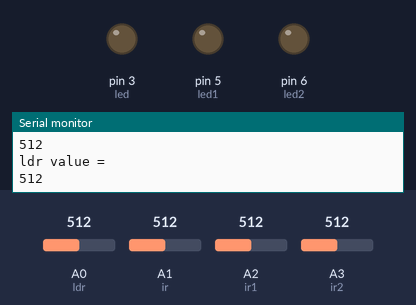
This sketch was run on a simulated Arduino Uno, built with avr-gcc and run on an emulated ATmega328P. Parts: output pins drawn as LEDs (lit = HIGH), the last lines printed to the serial monitor. Inputs (shaded band) come from the test bench; at power-on: A0 (ldr) = 512, A1 (ir) = 512, A2 (ir1) = 512, A3 (ir2) = 512.

Above: at 1.2 s.
1.3 s: A0 (ldr) set to 482
At 4.1 s:
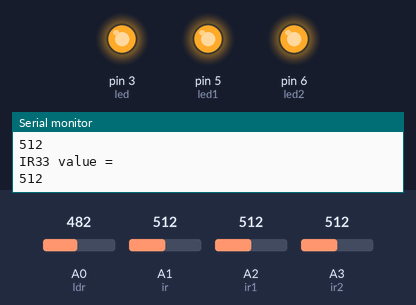
4.3 s: A0 (ldr) set to 510
At 5.5 s:
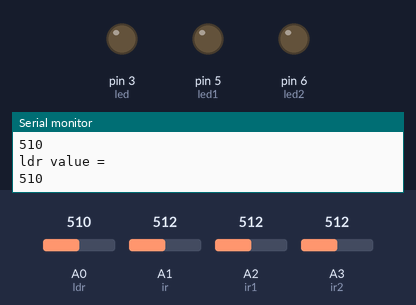
6.0 s: A0 (ldr) set to 490
At 6.9 s:
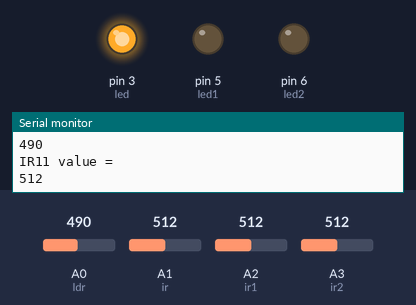
9.0 s: A1 (ir) set to 482
At 9.6 s:
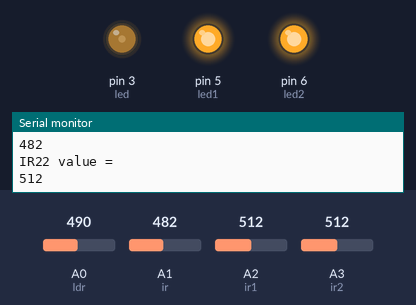
12.0 s: A1 (ir) set to 716
At 14.2 s:
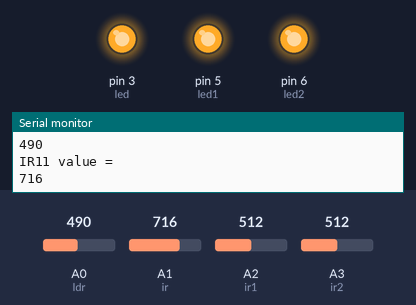
14.9 s: A2 (ir1) set to 486
At 18.6 s:
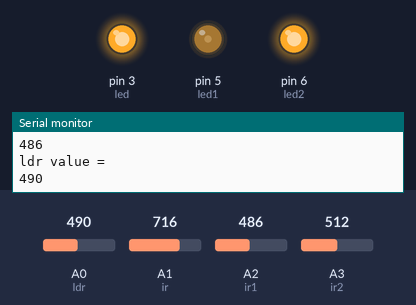
Timing chart, 0 to 18.9 s (numbered marks = the images above; inputs shaded):
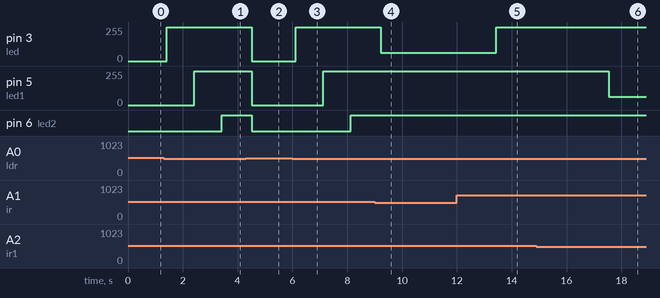

Measured:
- the behaviour switches between 501 and 500 on A0 (ldr) (found by bisection; images 0 and 1)
- the behaviour switches between 500 and 499 on A1 (ir) (found by bisection; images 3 and 4)
- the behaviour switches between 500 and 499 on A2 (ir1) (found by bisection; images 5 and 6)
- after the input at 1.3 s, pin 3 (led): 0/255 → 255/255 after 0.11 s; pin 5 (led1): 0/255 → 255/255 after 1.1 s; pin 6 (led2): LOW → HIGH after 2.1 s
- after the input at 4.3 s, pin 3 (led), pin 5 (led1): 255/255 → 0/255 after 0.21 s; pin 6 (led2): HIGH → LOW after 0.21 s
- after the input at 6.0 s, pin 3 (led): 0/255 → 255/255 after 0.13 s; pin 5 (led1): 0/255 → 255/255 after 1.1 s; pin 6 (led2): LOW → HIGH after 2.1 s
- after the input at 9.0 s, pin 3 (led): 255/255 → 63/255 after 0.23 s
- after the input at 12.0 s, pin 3 (led): 63/255 → 255/255 after 1.4 s
- after the input at 14.9 s, pin 5 (led1): 255/255 → 63/255 after 2.6 s

The sketch:

source_code.ino
```cpp
#include <SoftwareSerial.h>


int led = 3;
int led1 = 5;
int led2 = 6;


int ldr = A0;

int ir = A1;
int ir1 = A2;
int ir2 = A3;


void setup()
{
  Serial.begin (9600);


  pinMode (led, OUTPUT);
  pinMode (led1, OUTPUT);
  pinMode (led2, OUTPUT);


  pinMode (ldr,INPUT);

  pinMode (ir, INPUT);
  pinMode (ir1, INPUT);
  pinMode (ir2, INPUT);


}
void loop()
{
  int ldrStatus = analogRead (A0);

  Serial.println("ldr value =");
  Serial.println(ldrStatus);


  delay(100);


    if (ldrStatus <=500)
     {

           if (analogRead(A1)<500)                      // IR 1 CODE
               {
                Serial.println("IR1 value = ");
                Serial.println(analogRead(A1));


                digitalWrite(3,HIGH);
                analogWrite(3,255/4);


               }

            else
                {
                  Serial.println("IR11 value =");
                  Serial.println(analogRead(A1));


                  digitalWrite(3,HIGH);
                  delay(1000);// micro second
                }


           if (analogRead(A2)<500)                      // IR 2 CODE
               {
                Serial.println("IR2 value = ");
                Serial.println(analogRead(A2));


                digitalWrite(5,HIGH);
                       analogWrite(5,255/4);

               }

            else
                {
                  Serial.println("IR22 value =");
                  Serial.println(analogRead(A2));


                  digitalWrite(5,HIGH);
                  delay(1000);// micro second
                }


          if (analogRead(A3)<500)                      // IR 3 CODE
               {
                Serial.println("IR3 value = ");
                Serial.println(analogRead(A2));


                digitalWrite(6,HIGH);
                       analogWrite(6,255/4);

               }

            else
                {
                  Serial.println("IR33 value =");
                  Serial.println(analogRead(A2));


                  digitalWrite(6,HIGH);
                  delay(1000);// micro second
                }


        }


     else
       {
        Serial.println("LDR value =");
        Serial.println(analogRead(A0));


         digitalWrite(3, LOW);
         digitalWrite(5, LOW);
         digitalWrite(6,LOW);

      }
}
```
